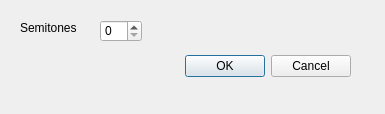
<?xml version="1.0" encoding="UTF-8"?>
<ui version="4.0">
 <class>Dialog</class>
 <widget class="QDialog" name="Dialog">
  <property name="geometry">
   <rect>
    <x>0</x>
    <y>0</y>
    <width>385</width>
    <height>114</height>
   </rect>
  </property>
  <property name="windowTitle">
   <string>Dialog</string>
  </property>
  <widget class="QDialogButtonBox" name="buttonBox">
   <property name="geometry">
    <rect>
     <x>10</x>
     <y>50</y>
     <width>341</width>
     <height>32</height>
    </rect>
   </property>
   <property name="orientation">
    <enum>Qt::Horizontal</enum>
   </property>
   <property name="standardButtons">
    <set>QDialogButtonBox::Cancel|QDialogButtonBox::Ok</set>
   </property>
  </widget>
  <widget class="QLabel" name="label">
   <property name="geometry">
    <rect>
     <x>20</x>
     <y>20</y>
     <width>71</width>
     <height>16</height>
    </rect>
   </property>
   <property name="text">
    <string>Semitones</string>
   </property>
  </widget>
  <widget class="QSpinBox" name="spinBox">
   <property name="geometry">
    <rect>
     <x>100</x>
     <y>20</y>
     <width>42</width>
     <height>22</height>
    </rect>
   </property>
  </widget>
 </widget>
 <resources/>
 <connections>
  <connection>
   <sender>buttonBox</sender>
   <signal>accepted()</signal>
   <receiver>Dialog</receiver>
   <slot>accept()</slot>
   <hints>
    <hint type="sourcelabel">
     <x>248</x>
     <y>254</y>
    </hint>
    <hint type="destinationlabel">
     <x>157</x>
     <y>274</y>
    </hint>
   </hints>
  </connection>
  <connection>
   <sender>buttonBox</sender>
   <signal>rejected()</signal>
   <receiver>Dialog</receiver>
   <slot>reject()</slot>
   <hints>
    <hint type="sourcelabel">
     <x>316</x>
     <y>260</y>
    </hint>
    <hint type="destinationlabel">
     <x>286</x>
     <y>274</y>
    </hint>
   </hints>
  </connection>
 </connections>
</ui>
